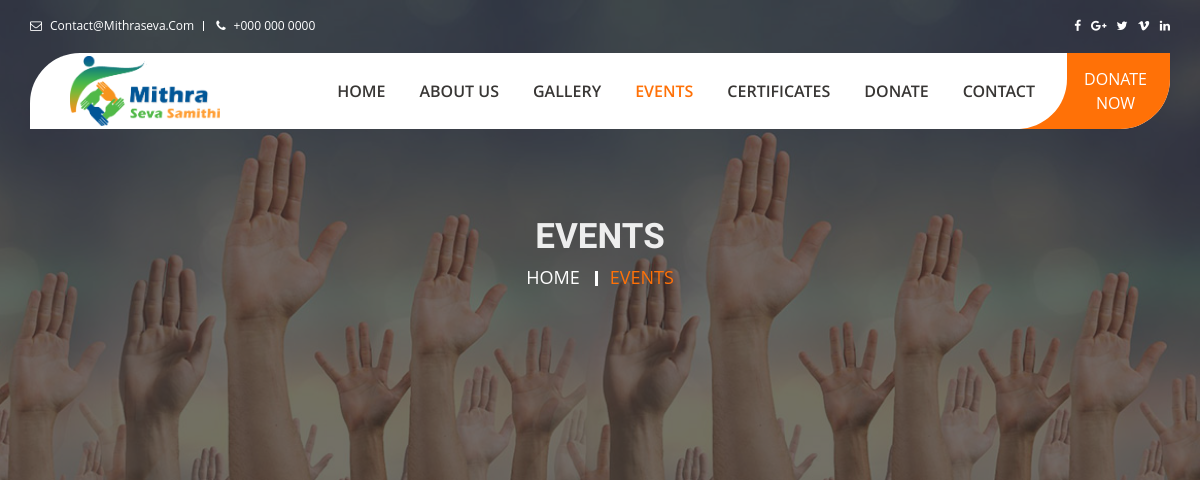
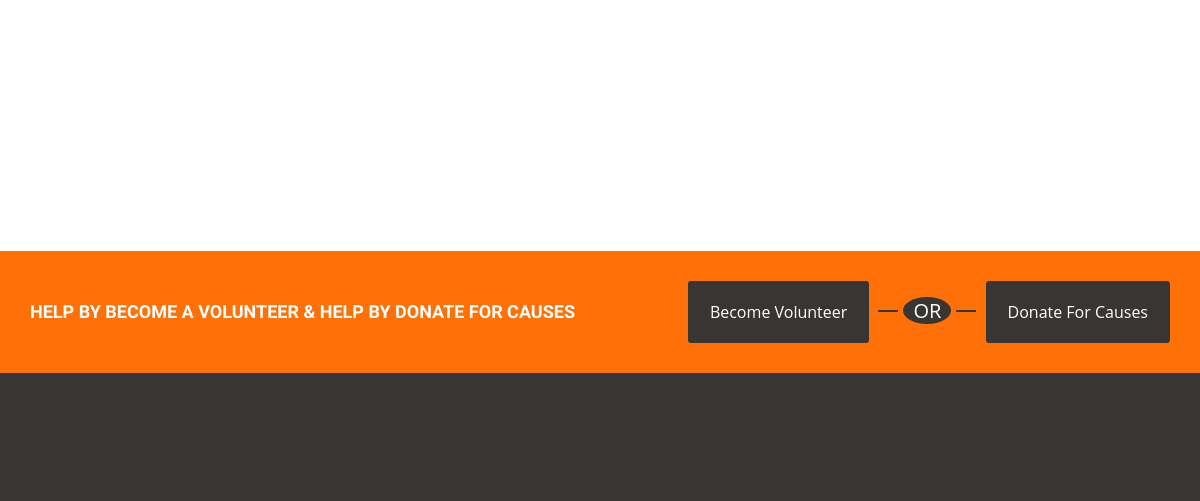
The app's page /index.php/events (upper part), older data (2 pictures, top to bottom).
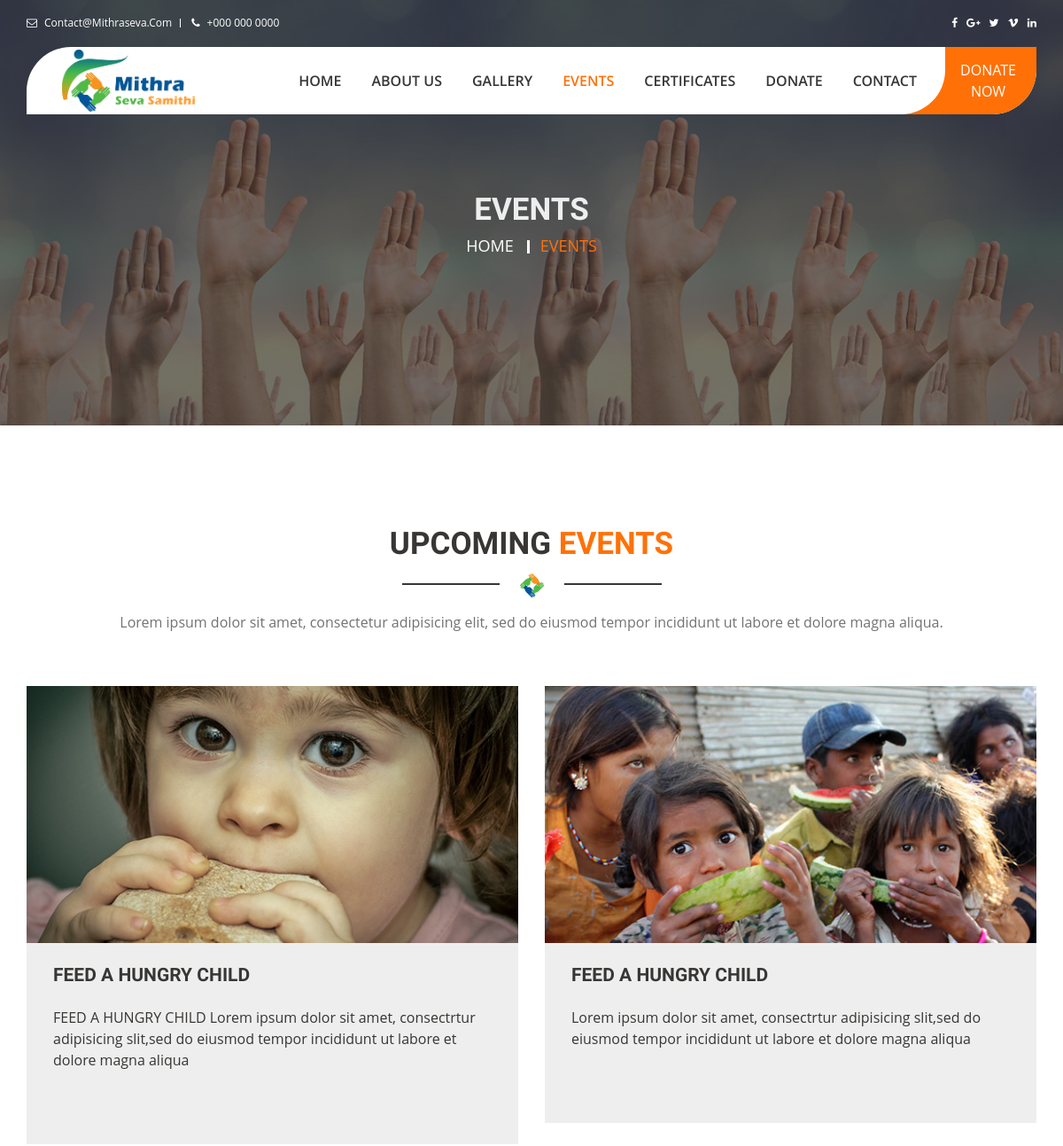
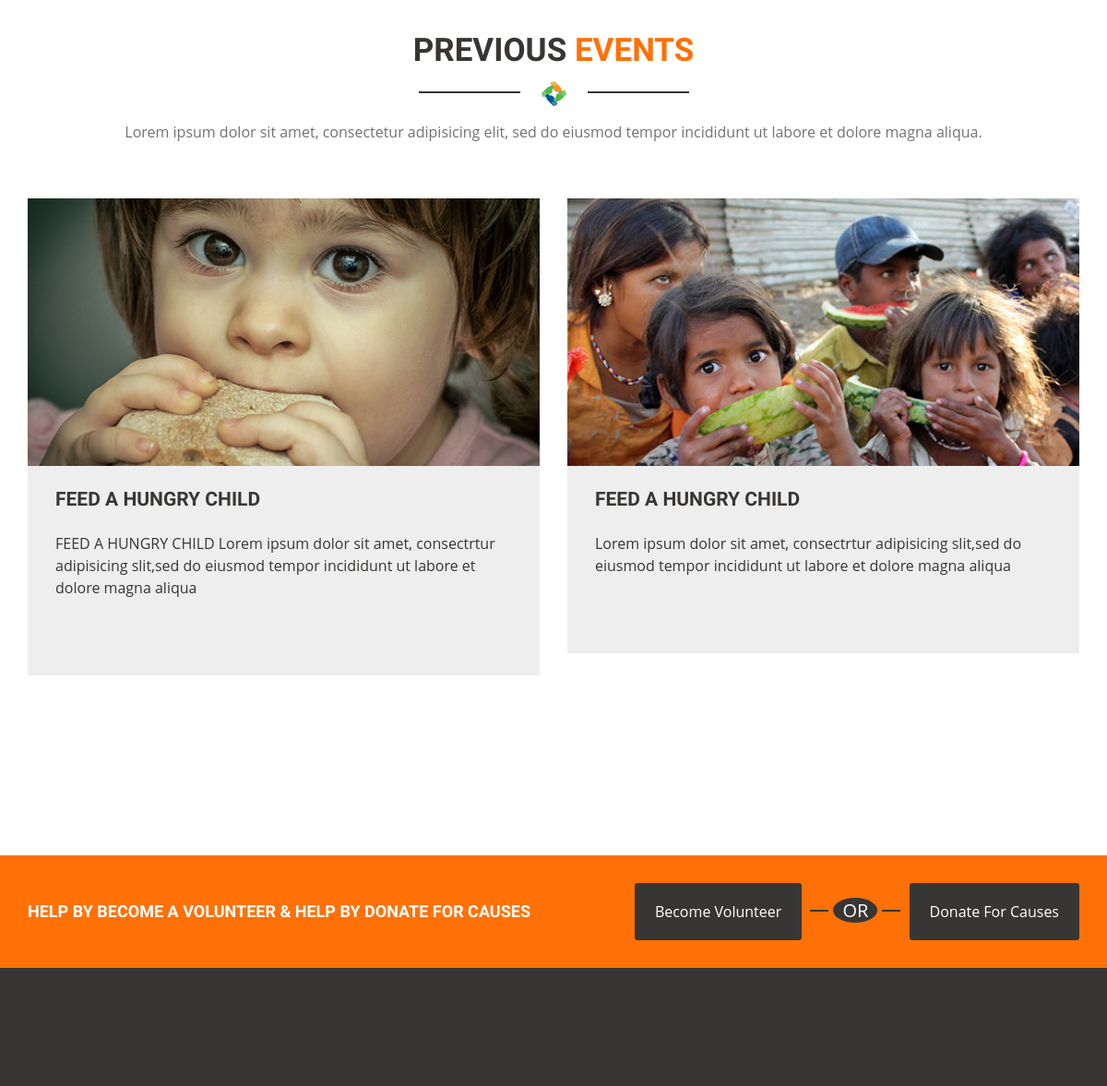
The same page, newer data (2 pictures, top to bottom).
### tables this page shows
CREATE TABLE `events` (
  `e_id` int(11) NOT NULL AUTO_INCREMENT,
  `title` text,
  `description` text,
  `date` varchar(250) DEFAULT NULL,
  `address` text,
  `type` varchar(250) DEFAULT NULL,
  `image` varchar(250) DEFAULT NULL,
  `org_image` varchar(250) DEFAULT NULL,
  `status` int(11) DEFAULT '1',
  `create_at` datetime DEFAULT NULL,
  `update_at` datetime DEFAULT NULL,
  `create_by` int(11) DEFAULT NULL,
  PRIMARY KEY (`e_id`)
);

### application/controllers/Events.php (called while the page is built, shortened)
<?php
class Events extends Front_end {
	public function __construct()
	{
		$this->load->helper(array('form', 'url'));
		$this->load->library('form_validation');
		$this->load->library('session');
		$this->load->library('email');
		$this->load->library('user_agent');
		$this->load->helper('directory');
		$this->load->helper('cookie');
		$this->load->helper('security');
		$this->load->model('Users_model');
	}
	public function index(){
		$data['previous_event_list']=$this->Users_model->get_previous_event_list();
		$data['upcoming_event_list']=$this->Users_model->get_upcoming_event_list();
		$this->load->view('html/events',$data);
		$this->load->view('html/footer');
	}
}

### index.php (called while the page is built, shortened)
<?php
require_once BASEPATH.'core/CodeIgniter.php';

### application/models/Users_model.php (called while the page is built, shortened)
<?php if ( ! defined('BASEPATH')) exit('No direct script access allowed');
class Users_model extends CI_Model
{
	public  function get_upcoming_event_list(){
		$this->db->select('*')->from('events');
		$this->db->where('status',1);
		$this->db->where('type','Upcoming');
		$this->db->order_by('e_id','desc');
		return $this->db->get()->result_array();
	}
	public  function get_previous_event_list(){
		$this->db->select('*')->from('events');
		$this->db->where('status',1);
		$this->db->where('type','Previous');
		$this->db->order_by('e_id','desc');
		return $this->db->get()->result_array();
	}
}

### application/views/html/events.php (the view, shortened to what this page needs)
   <section class="breadcrumb-section section-bg-clr5">
       <div class="container">
           <div class="row">
               <div class="col-md-12">
                   <div class="breadcrumb-content">
                       <h2>Events</h2>
                       <ul>
                           <li><a href="<?php echo base_url(); ?>">home</a></li>
                           <li>Events</li>
                       </ul>
                   </div>
               </div>
           </div>
       </div>
   </section>
<section class="upcoming-section section-padding section-bg-clr">
       <div class="container">
		<?php if(isset($upcoming_event_list) && count($upcoming_event_list)>0){ ?>
           <div class="row">
               <div class="col-md-12">
                   <div class="section-heading ">
                       <h2>Upcoming <span>Events</span></h2>
                       <span>
                           <img src="<?php echo base_url(); ?>assets/vendor/images/icon.png" alt="icon">
                       </span>
                       <p>Lorem ipsum dolor sit amet, consectetur adipisicing elit, sed do eiusmod tempor incididunt ut labore et dolore magna aliqua.</p>
                   </div>
               </div>
           </div>
           <div class="row">
               <?php foreach($upcoming_event_list as $li){ ?>
               <div class="col-sm-6">
                   <div class="upcoming-list upcoming-list1 upcoming-list2">
                       <div class="upcoming-thumb">
                           <img src="<?php echo base_url('assets/event/'.$li['image']); ?>" alt="<?php echo isset($li['org_image'])?$li['org_image']:''; ?>">
                       </div>
                       <div class="upcoming-content">
                           <div class="upcoming-text">
                               <h4><a href="#"><?php echo isset($li['title'])?$li['title']:''; ?></a></h4>
                               <p><?php echo isset($li['description'])?$li['description']:''; ?></p>
                           </div>
                       </div>
                   </div>
               </div>
			<?php } ?>
           </div>
		<?php } ?>
		<?php if(isset($previous_event_list) && count($previous_event_list)>0){ ?>
		 <div class="row">
               <div class="col-md-12">
                   <div class="section-heading ">
                       <h2>Previous <span>Events</span></h2>
                       <span>
                           <img src="<?php echo base_url(); ?>assets/vendor/images/icon.png" alt="icon">
                       </span>
                       <p>Lorem ipsum dolor sit amet, consectetur adipisicing elit, sed do eiusmod tempor incididunt ut labore et dolore magna aliqua.</p>
                   </div>
               </div>
           </div>
		<div class="row">
		   <?php foreach($upcoming_event_list as $li){ ?>
               <div class="col-sm-6">
                   <div class="upcoming-list upcoming-list1 upcoming-list2">
                       <div class="upcoming-thumb">
                           <img src="<?php echo base_url('assets/event/'.$li['image']); ?>" alt="<?php echo isset($li['org_image'])?$li['org_image']:''; ?>">
                       </div>
                       <div class="upcoming-content">
                           <div class="upcoming-text">
                               <h4><a href="#"><?php echo isset($li['title'])?$li['title']:''; ?></a></h4>
                               <p><?php echo isset($li['description'])?$li['description']:''; ?></p>
                           </div>
                       </div>
                   </div>
               </div>
              <?php } ?>
           </div>
		<?php } ?>
       </div>
   </section>

Row changes from the older to the newer data that the page shows:
added events: image (picture), title "FEED A HUNGRY CHILD", description "FEED A HUNGRY CHILD Lorem ipsum dolor sit amet, consectrtur adipisicing slit,sed do eiusmod tempor incididunt ut labore et dolore magna aliqua"
added events: image (picture), title "FEED A HUNGRY CHILD", description "Lorem ipsum dolor sit amet, consectrtur adipisicing slit,sed do eiusmod tempor incididunt ut labore et dolore magna aliqua"
Text that changed along with them:
text now shown: "UPCOMING EVENTS Lorem ipsum dolor sit amet, consectetur adipisicing elit, sed do eiusmod tempor incididunt ut labore et dolore magna aliqua. PREVIOUS EVENTS Lorem ipsum dolor sit amet, consectetur adipisicing elit, sed do eiusmod tempor incididunt ut labore et dolore magna aliqua."
